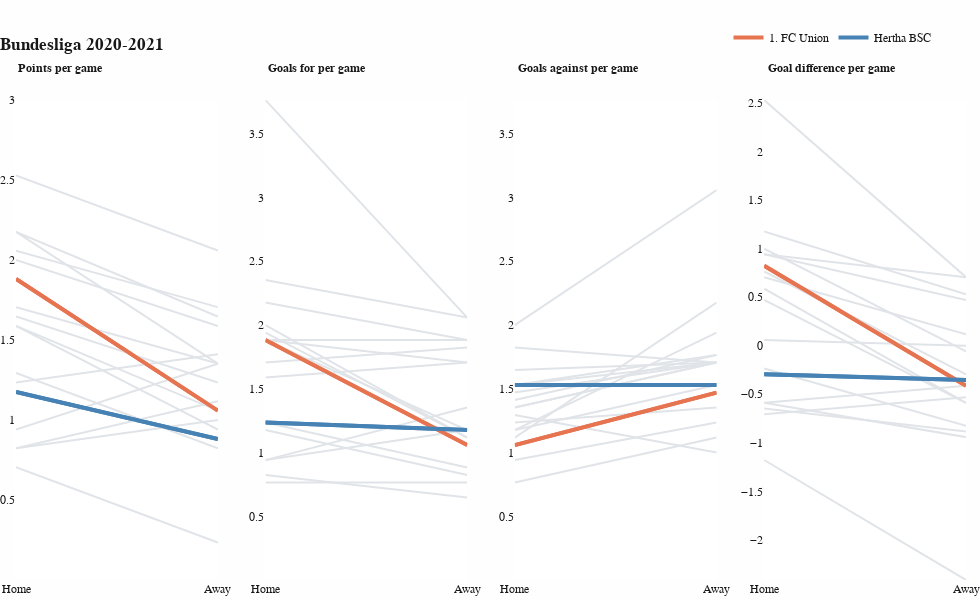

The code cell stored with this chart in its notebook:
### Code cell
### VARIABLES ############################################################################

league = 'Bundesliga'
season = '2020-2021'
hometeam = 'Hertha Berlin'
hometeam_altname = 'Hertha BSC'
awayteam = 'Union Berlin'
awayteam_altname = '1. FC Union'
chosen_style = 'Minimalist'

allPlots(league, season, hometeam, hometeam_altname, awayteam, awayteam_altname, chosen_style)

### Figure 1 — Plotly figure (JSON) as saved in the notebook; plotly's stock layout.template omitted (floating-point values rounded to 4 significant figures)
{"data": [{"hovertemplate": "<b>Bayern Munich</b><br>%{x}: %{y}<extra></extra>", "line": {"color": "#E0E4E8", "width": 2}, "mode": "lines", "name": "Bayern Munich", "showlegend": false, "type": "scatter", "x": [0, 1], "xaxis": "x", "y": [2.529, 2.059], "yaxis": "y"}, {"hovertemplate": "<b>RB Leipzig</b><br>%{x}: %{y}<extra></extra>", "line": {"color": "#E0E4E8", "width": 2}, "mode": "lines", "name": "RB Leipzig", "showlegend": false, "type": "scatter", "x": [0, 1], "xaxis": "x", "y": [2.176, 1.647], "yaxis": "y"}, {"hovertemplate": "<b>Borussia Do…</b><br>%{x}: %{y}<extra></extra>", "line": {"color": "#E0E4E8", "width": 2}, "mode": "lines", "name": "Borussia Do…", "showlegend": false, "type": "scatter", "x": [0, 1], "xaxis": "x", "y": [2.059, 1.706], "yaxis": "y"}, {"hovertemplate": "<b>Wolfsburg</b><br>%{x}: %{y}<extra></extra>", "line": {"color": "#E0E4E8", "width": 2}, "mode": "lines", "name": "Wolfsburg", "showlegend": false, "type": "scatter", "x": [0, 1], "xaxis": "x", "y": [2, 1.588], "yaxis": "y"}, {"hovertemplate": "<b>Eintracht F…</b><br>%{x}: %{y}<extra></extra>", "line": {"color": "#E0E4E8", "width": 2}, "mode": "lines", "name": "Eintracht F…", "showlegend": false, "type": "scatter", "x": [0, 1], "xaxis": "x", "y": [2.176, 1.353], "yaxis": "y"}, {"hovertemplate": "<b>Bayer Lever…</b><br>%{x}: %{y}<extra></extra>", "line": {"color": "#E0E4E8", "width": 2}, "mode": "lines", "name": "Bayer Lever…", "showlegend": false, "type": "scatter", "x": [0, 1], "xaxis": "x", "y": [1.706, 1.353], "yaxis": "y"}, {"hovertemplate": "<b>1. FC Union</b><br>%{x}: %{y}<extra></extra>", "line": {"color": "#E67451", "width": 4}, "mode": "lines", "name": "1. FC Union", "showlegend": true, "type": "scatter", "x": [0, 1], "xaxis": "x", "y": [1.882, 1.059], "yaxis": "y"}, {"hovertemplate": "<b>Borussia M'…</b><br>%{x}: %{y}<extra></extra>", "line": {"color": "#E0E4E8", "width": 2}, "mode": "lines", "name": "Borussia M'…", "showlegend": false, "type": "scatter", "x": [0, 1], "xaxis": "x", "y": [1.647, 1.235], "yaxis": "y"}, {"hovertemplate": "<b>Stuttgart</b><br>%{x}: %{y}<extra></extra>", "line": {"color": "#E0E4E8", "width": 2}, "mode": "lines", "name": "Stuttgart", "showlegend": false, "type": "scatter", "x": [0, 1], "xaxis": "x", "y": [1.235, 1.412], "yaxis": "y"}, {"hovertemplate": "<b>Freiburg</b><br>%{x}: %{y}<extra></extra>", "line": {"color": "#E0E4E8", "width": 2}, "mode": "lines", "name": "Freiburg", "showlegend": false, "type": "scatter", "x": [0, 1], "xaxis": "x", "y": [1.588, 1.059], "yaxis": "y"}, {"hovertemplate": "<b>Hoffenheim</b><br>%{x}: %{y}<extra></extra>", "line": {"color": "#E0E4E8", "width": 2}, "mode": "lines", "name": "Hoffenheim", "showlegend": false, "type": "scatter", "x": [0, 1], "xaxis": "x", "y": [1.588, 0.9412], "yaxis": "y"}, {"hovertemplate": "<b>Mainz</b><br>%{x}: %{y}<extra></extra>", "line": {"color": "#E0E4E8", "width": 2}, "mode": "lines", "name": "Mainz", "showlegend": false, "type": "scatter", "x": [0, 1], "xaxis": "x", "y": [0.9412, 1.353], "yaxis": "y"}, {"hovertemplate": "<b>Augsburg</b><br>%{x}: %{y}<extra></extra>", "line": {"color": "#E0E4E8", "width": 2}, "mode": "lines", "name": "Augsburg", "showlegend": false, "type": "scatter", "x": [0, 1], "xaxis": "x", "y": [1.294, 0.8235], "yaxis": "y"}, {"hovertemplate": "<b>Hertha BSC</b><br>%{x}: %{y}<extra></extra>", "line": {"color": "#4682B4", "width": 4}, "mode": "lines", "name": "Hertha BSC", "showlegend": true, "type": "scatter", "x": [0, 1], "xaxis": "x", "y": [1.176, 0.8824], "yaxis": "y"}, {"hovertemplate": "<b>Arminia Bie…</b><br>%{x}: %{y}<extra></extra>", "line": {"color": "#E0E4E8", "width": 2}, "mode": "lines", "name": "Arminia Bie…", "showlegend": false, "type": "scatter", "x": [0, 1], "xaxis": "x", "y": [1.176, 0.8824], "yaxis": "y"}, {"hovertemplate": "<b>FC Cologne</b><br>%{x}: %{y}<extra></extra>", "line": {"color": "#E0E4E8", "width": 2}, "mode": "lines", "name": "FC Cologne", "showlegend": false, "type": "scatter", "x": [0, 1], "xaxis": "x", "y": [0.8235, 1.118], "yaxis": "y"}, {"hovertemplate": "<b>Werder Bremen</b><br>%{x}: %{y}<extra></extra>", "line": {"color": "#E0E4E8", "width": 2}, "mode": "lines", "name": "Werder Bremen", "showlegend": false, "type": "scatter", "x": [0, 1], "xaxis": "x", "y": [0.8235, 1], "yaxis": "y"}, {"hovertemplate": "<b>Schalke 04</b><br>%{x}: %{y}<extra></extra>", "line": {"color": "#E0E4E8", "width": 2}, "mode": "lines", "name": "Schalke 04", "showlegend": false, "type": "scatter", "x": [0, 1], "xaxis": "x", "y": [0.7059, 0.2353], "yaxis": "y"}, {"hovertemplate": "<b>1. FC Union</b><br>%{x}: %{y}<extra></extra>", "line": {"color": "#E67451", "width": 4}, "mode": "lines", "name": "1. FC Union", "showlegend": false, "type": "scatter", "x": [0, 1], "xaxis": "x", "y": [1.882, 1.059], "yaxis": "y"}, {"hovertemplate": "<b>Hertha BSC</b><br>%{x}: %{y}<extra></extra>", "line": {"color": "#4682B4", "width": 4}, "mode": "lines", "name": "Hertha BSC", "showlegend": false, "type": "scatter", "x": [0, 1], "xaxis": "x", "y": [1.176, 0.8824], "yaxis": "y"}, {"hovertemplate": "<b>Bayern Munich</b><br>%{x}: %{y}<extra></extra>", "line": {"color": "#E0E4E8", "width": 2}, "mode": "lines", "name": "Bayern Munich", "showlegend": false, "type": "scatter", "x": [0, 1], "xaxis": "x2", "y": [3.765, 2.059], "yaxis": "y2"}, {"hovertemplate": "<b>RB Leipzig</b><br>%{x}: %{y}<extra></extra>", "line": {"color": "#E0E4E8", "width": 2}, "mode": "lines", "name": "RB Leipzig", "showlegend": false, "type": "scatter", "x": [0, 1], "xaxis": "x2", "y": [1.706, 1.824], "yaxis": "y2"}, {"hovertemplate": "<b>Borussia Do…</b><br>%{x}: %{y}<extra></extra>", "line": {"color": "#E0E4E8", "width": 2}, "mode": "lines", "name": "Borussia Do…", "showlegend": false, "type": "scatter", "x": [0, 1], "xaxis": "x2", "y": [2.353, 2.059], "yaxis": "y2"}, {"hovertemplate": "<b>Wolfsburg</b><br>%{x}: %{y}<extra></extra>", "line": {"color": "#E0E4E8", "width": 2}, "mode": "lines", "name": "Wolfsburg", "showlegend": false, "type": "scatter", "x": [0, 1], "xaxis": "x2", "y": [1.882, 1.706], "yaxis": "y2"}, {"hovertemplate": "<b>Eintracht F…</b><br>%{x}: %{y}<extra></extra>", "line": {"color": "#E0E4E8", "width": 2}, "mode": "lines", "name": "Eintracht F…", "showlegend": false, "type": "scatter", "x": [0, 1], "xaxis": "x2", "y": [2.176, 1.882], "yaxis": "y2"}, {"hovertemplate": "<b>Bayer Lever…</b><br>%{x}: %{y}<extra></extra>", "line": {"color": "#E0E4E8", "width": 2}, "mode": "lines", "name": "Bayer Lever…", "showlegend": false, "type": "scatter", "x": [0, 1], "xaxis": "x2", "y": [2, 1.118], "yaxis": "y2"}, {"hovertemplate": "<b>1. FC Union</b><br>%{x}: %{y}<extra></extra>", "line": {"color": "#E67451", "width": 4}, "mode": "lines", "name": "1. FC Union", "showlegend": false, "type": "scatter", "x": [0, 1], "xaxis": "x2", "y": [1.882, 1.059], "yaxis": "y2"}, {"hovertemplate": "<b>Borussia M'…</b><br>%{x}: %{y}<extra></extra>", "line": {"color": "#E0E4E8", "width": 2}, "mode": "lines", "name": "Borussia M'…", "showlegend": false, "type": "scatter", "x": [0, 1], "xaxis": "x2", "y": [1.882, 1.882], "yaxis": "y2"}, {"hovertemplate": "<b>Stuttgart</b><br>%{x}: %{y}<extra></extra>", "line": {"color": "#E0E4E8", "width": 2}, "mode": "lines", "name": "Stuttgart", "showlegend": false, "type": "scatter", "x": [0, 1], "xaxis": "x2", "y": [1.588, 1.706], "yaxis": "y2"}, {"hovertemplate": "<b>Freiburg</b><br>%{x}: %{y}<extra></extra>", "line": {"color": "#E0E4E8", "width": 2}, "mode": "lines", "name": "Freiburg", "showlegend": false, "type": "scatter", "x": [0, 1], "xaxis": "x2", "y": [1.941, 1.118], "yaxis": "y2"}, {"hovertemplate": "<b>Hoffenheim</b><br>%{x}: %{y}<extra></extra>", "line": {"color": "#E0E4E8", "width": 2}, "mode": "lines", "name": "Hoffenheim", "showlegend": false, "type": "scatter", "x": [0, 1], "xaxis": "x2", "y": [1.882, 1.176], "yaxis": "y2"}, {"hovertemplate": "<b>Mainz</b><br>%{x}: %{y}<extra></extra>", "line": {"color": "#E0E4E8", "width": 2}, "mode": "lines", "name": "Mainz", "showlegend": false, "type": "scatter", "x": [0, 1], "xaxis": "x2", "y": [0.9412, 1.353], "yaxis": "y2"}, {"hovertemplate": "<b>Augsburg</b><br>%{x}: %{y}<extra></extra>", "line": {"color": "#E0E4E8", "width": 2}, "mode": "lines", "name": "Augsburg", "showlegend": false, "type": "scatter", "x": [0, 1], "xaxis": "x2", "y": [1.235, 0.8824], "yaxis": "y2"}, {"hovertemplate": "<b>Hertha BSC</b><br>%{x}: %{y}<extra></extra>", "line": {"color": "#4682B4", "width": 4}, "mode": "lines", "name": "Hertha BSC", "showlegend": false, "type": "scatter", "x": [0, 1], "xaxis": "x2", "y": [1.235, 1.176], "yaxis": "y2"}, {"hovertemplate": "<b>Arminia Bie…</b><br>%{x}: %{y}<extra></extra>", "line": {"color": "#E0E4E8", "width": 2}, "mode": "lines", "name": "Arminia Bie…", "showlegend": false, "type": "scatter", "x": [0, 1], "xaxis": "x2", "y": [0.7647, 0.7647], "yaxis": "y2"}, {"hovertemplate": "<b>FC Cologne</b><br>%{x}: %{y}<extra></extra>", "line": {"color": "#E0E4E8", "width": 2}, "mode": "lines", "name": "FC Cologne", "showlegend": false, "type": "scatter", "x": [0, 1], "xaxis": "x2", "y": [1.176, 0.8235], "yaxis": "y2"}, {"hovertemplate": "<b>Werder Bremen</b><br>%{x}: %{y}<extra></extra>", "line": {"color": "#E0E4E8", "width": 2}, "mode": "lines", "name": "Werder Bremen", "showlegend": false, "type": "scatter", "x": [0, 1], "xaxis": "x2", "y": [0.9412, 1.176], "yaxis": "y2"}, {"hovertemplate": "<b>Schalke 04</b><br>%{x}: %{y}<extra></extra>", "line": {"color": "#E0E4E8", "width": 2}, "mode": "lines", "name": "Schalke 04", "showlegend": false, "type": "scatter", "x": [0, 1], "xaxis": "x2", "y": [0.8235, 0.6471], "yaxis": "y2"}, {"hovertemplate": "<b>1. FC Union</b><br>%{x}: %{y}<extra></extra>", "line": {"color": "#E67451", "width": 4}, "mode": "lines", "name": "1. FC Union", "showlegend": false, "type": "scatter", "x": [0, 1], "xaxis": "x2", "y": [1.882, 1.059], "yaxis": "y2"}, {"hovertemplate": "<b>Hertha BSC</b><br>%{x}: %{y}<extra></extra>", "line": {"color": "#4682B4", "width": 4}, "mode": "lines", "name": "Hertha BSC", "showlegend": false, "type": "scatter", "x": [0, 1], "xaxis": "x2", "y": [1.235, 1.176], "yaxis": "y2"}, {"hovertemplate": "<b>Bayern Munich</b><br>%{x}: %{y}<extra></extra>", "line": {"color": "#E0E4E8", "width": 2}, "mode": "lines", "name": "Bayern Munich", "showlegend": false, "type": "scatter", "x": [0, 1], "xaxis": "x3", "y": [1.235, 1.353], "yaxis": "y3"}, {"hovertemplate": "<b>RB Leipzig</b><br>%{x}: %{y}<extra></extra>", "line": {"color": "#E0E4E8", "width": 2}, "mode": "lines", "name": "RB Leipzig", "showlegend": false, "type": "scatter", "x": [0, 1], "xaxis": "x3", "y": [0.7647, 1.118], "yaxis": "y3"}, {"hovertemplate": "<b>Borussia Do…</b><br>%{x}: %{y}<extra></extra>", "line": {"color": "#E0E4E8", "width": 2}, "mode": "lines", "name": "Borussia Do…", "showlegend": false, "type": "scatter", "x": [0, 1], "xaxis": "x3", "y": [1.176, 1.529], "yaxis": "y3"}, {"hovertemplate": "<b>Wolfsburg</b><br>%{x}: %{y}<extra></extra>", "line": {"color": "#E0E4E8", "width": 2}, "mode": "lines", "name": "Wolfsburg", "showlegend": false, "type": "scatter", "x": [0, 1], "xaxis": "x3", "y": [0.9412, 1.235], "yaxis": "y3"}, {"hovertemplate": "<b>Eintracht F…</b><br>%{x}: %{y}<extra></extra>", "line": {"color": "#E0E4E8", "width": 2}, "mode": "lines", "name": "Eintracht F…", "showlegend": false, "type": "scatter", "x": [0, 1], "xaxis": "x3", "y": [1.176, 1.941], "yaxis": "y3"}, {"hovertemplate": "<b>Bayer Lever…</b><br>%{x}: %{y}<extra></extra>", "line": {"color": "#E0E4E8", "width": 2}, "mode": "lines", "name": "Bayer Lever…", "showlegend": false, "type": "scatter", "x": [0, 1], "xaxis": "x3", "y": [1.294, 1], "yaxis": "y3"}, {"hovertemplate": "<b>1. FC Union</b><br>%{x}: %{y}<extra></extra>", "line": {"color": "#E67451", "width": 4}, "mode": "lines", "name": "1. FC Union", "showlegend": false, "type": "scatter", "x": [0, 1], "xaxis": "x3", "y": [1.059, 1.471], "yaxis": "y3"}, {"hovertemplate": "<b>Borussia M'…</b><br>%{x}: %{y}<extra></extra>", "line": {"color": "#E0E4E8", "width": 2}, "mode": "lines", "name": "Borussia M'…", "showlegend": false, "type": "scatter", "x": [0, 1], "xaxis": "x3", "y": [1.118, 2.176], "yaxis": "y3"}, {"hovertemplate": "<b>Stuttgart</b><br>%{x}: %{y}<extra></extra>", "line": {"color": "#E0E4E8", "width": 2}, "mode": "lines", "name": "Stuttgart", "showlegend": false, "type": "scatter", "x": [0, 1], "xaxis": "x3", "y": [1.529, 1.706], "yaxis": "y3"}, {"hovertemplate": "<b>Freiburg</b><br>%{x}: %{y}<extra></extra>", "line": {"color": "#E0E4E8", "width": 2}, "mode": "lines", "name": "Freiburg", "showlegend": false, "type": "scatter", "x": [0, 1], "xaxis": "x3", "y": [1.353, 1.706], "yaxis": "y3"}, {"hovertemplate": "<b>Hoffenheim</b><br>%{x}: %{y}<extra></extra>", "line": {"color": "#E0E4E8", "width": 2}, "mode": "lines", "name": "Hoffenheim", "showlegend": false, "type": "scatter", "x": [0, 1], "xaxis": "x3", "y": [1.412, 1.765], "yaxis": "y3"}, {"hovertemplate": "<b>Mainz</b><br>%{x}: %{y}<extra></extra>", "line": {"color": "#E0E4E8", "width": 2}, "mode": "lines", "name": "Mainz", "showlegend": false, "type": "scatter", "x": [0, 1], "xaxis": "x3", "y": [1.529, 1.765], "yaxis": "y3"}, {"hovertemplate": "<b>Augsburg</b><br>%{x}: %{y}<extra></extra>", "line": {"color": "#E0E4E8", "width": 2}, "mode": "lines", "name": "Augsburg", "showlegend": false, "type": "scatter", "x": [0, 1], "xaxis": "x3", "y": [1.471, 1.706], "yaxis": "y3"}, {"hovertemplate": "<b>Hertha BSC</b><br>%{x}: %{y}<extra></extra>", "line": {"color": "#4682B4", "width": 4}, "mode": "lines", "name": "Hertha BSC", "showlegend": false, "type": "scatter", "x": [0, 1], "xaxis": "x3", "y": [1.529, 1.529], "yaxis": "y3"}, {"hovertemplate": "<b>Arminia Bie…</b><br>%{x}: %{y}<extra></extra>", "line": {"color": "#E0E4E8", "width": 2}, "mode": "lines", "name": "Arminia Bie…", "showlegend": false, "type": "scatter", "x": [0, 1], "xaxis": "x3", "y": [1.353, 1.706], "yaxis": "y3"}, {"hovertemplate": "<b>FC Cologne</b><br>%{x}: %{y}<extra></extra>", "line": {"color": "#E0E4E8", "width": 2}, "mode": "lines", "name": "FC Cologne", "showlegend": false, "type": "scatter", "x": [0, 1], "xaxis": "x3", "y": [1.824, 1.706], "yaxis": "y3"}, {"hovertemplate": "<b>Werder Bremen</b><br>%{x}: %{y}<extra></extra>", "line": {"color": "#E0E4E8", "width": 2}, "mode": "lines", "name": "Werder Bremen", "showlegend": false, "type": "scatter", "x": [0, 1], "xaxis": "x3", "y": [1.647, 1.706], "yaxis": "y3"}, {"hovertemplate": "<b>Schalke 04</b><br>%{x}: %{y}<extra></extra>", "line": {"color": "#E0E4E8", "width": 2}, "mode": "lines", "name": "Schalke 04", "showlegend": false, "type": "scatter", "x": [0, 1], "xaxis": "x3", "y": [2, 3.059], "yaxis": "y3"}, {"hovertemplate": "<b>1. FC Union</b><br>%{x}: %{y}<extra></extra>", "line": {"color": "#E67451", "width": 4}, "mode": "lines", "name": "1. FC Union", "showlegend": false, "type": "scatter", "x": [0, 1], "xaxis": "x3", "y": [1.059, 1.471], "yaxis": "y3"}, {"hovertemplate": "<b>Hertha BSC</b><br>%{x}: %{y}<extra></extra>", "line": {"color": "#4682B4", "width": 4}, "mode": "lines", "name": "Hertha BSC", "showlegend": false, "type": "scatter", "x": [0, 1], "xaxis": "x3", "y": [1.529, 1.529], "yaxis": "y3"}, {"hovertemplate": "<b>Bayern Munich</b><br>%{x}: %{y}<extra></extra>", "line": {"color": "#E0E4E8", "width": 2}, "mode": "lines", "name": "Bayern Munich", "showlegend": false, "type": "scatter", "x": [0, 1], "xaxis": "x4", "y": [2.529, 0.7059], "yaxis": "y4"}, {"hovertemplate": "<b>RB Leipzig</b><br>%{x}: %{y}<extra></extra>", "line": {"color": "#E0E4E8", "width": 2}, "mode": "lines", "name": "RB Leipzig", "showlegend": false, "type": "scatter", "x": [0, 1], "xaxis": "x4", "y": [0.9412, 0.7059], "yaxis": "y4"}, {"hovertemplate": "<b>Borussia Do…</b><br>%{x}: %{y}<extra></extra>", "line": {"color": "#E0E4E8", "width": 2}, "mode": "lines", "name": "Borussia Do…", "showlegend": false, "type": "scatter", "x": [0, 1], "xaxis": "x4", "y": [1.176, 0.5294], "yaxis": "y4"}, {"hovertemplate": "<b>Wolfsburg</b><br>%{x}: %{y}<extra></extra>", "line": {"color": "#E0E4E8", "width": 2}, "mode": "lines", "name": "Wolfsburg", "showlegend": false, "type": "scatter", "x": [0, 1], "xaxis": "x4", "y": [0.9412, 0.4706], "yaxis": "y4"}, {"hovertemplate": "<b>Eintracht F…</b><br>%{x}: %{y}<extra></extra>", "line": {"color": "#E0E4E8", "width": 2}, "mode": "lines", "name": "Eintracht F…", "showlegend": false, "type": "scatter", "x": [0, 1], "xaxis": "x4", "y": [1, -0.05882], "yaxis": "y4"}, {"hovertemplate": "<b>Bayer Lever…</b><br>%{x}: %{y}<extra></extra>", "line": {"color": "#E0E4E8", "width": 2}, "mode": "lines", "name": "Bayer Lever…", "showlegend": false, "type": "scatter", "x": [0, 1], "xaxis": "x4", "y": [0.7059, 0.1176], "yaxis": "y4"}, {"hovertemplate": "<b>1. FC Union</b><br>%{x}: %{y}<extra></extra>", "line": {"color": "#E67451", "width": 4}, "mode": "lines", "name": "1. FC Union", "showlegend": false, "type": "scatter", "x": [0, 1], "xaxis": "x4", "y": [0.8235, -0.4118], "yaxis": "y4"}, {"hovertemplate": "<b>Borussia M'…</b><br>%{x}: %{y}<extra></extra>", "line": {"color": "#E0E4E8", "width": 2}, "mode": "lines", "name": "Borussia M'…", "showlegend": false, "type": "scatter", "x": [0, 1], "xaxis": "x4", "y": [0.7647, -0.2941], "yaxis": "y4"}, {"hovertemplate": "<b>Stuttgart</b><br>%{x}: %{y}<extra></extra>", "line": {"color": "#E0E4E8", "width": 2}, "mode": "lines", "name": "Stuttgart", "showlegend": false, "type": "scatter", "x": [0, 1], "xaxis": "x4", "y": [0.05882, 0], "yaxis": "y4"}, {"hovertemplate": "<b>Freiburg</b><br>%{x}: %{y}<extra></extra>", "line": {"color": "#E0E4E8", "width": 2}, "mode": "lines", "name": "Freiburg", "showlegend": false, "type": "scatter", "x": [0, 1], "xaxis": "x4", "y": [0.5882, -0.5882], "yaxis": "y4"}, {"hovertemplate": "<b>Hoffenheim</b><br>%{x}: %{y}<extra></extra>", "line": {"color": "#E0E4E8", "width": 2}, "mode": "lines", "name": "Hoffenheim", "showlegend": false, "type": "scatter", "x": [0, 1], "xaxis": "x4", "y": [0.4706, -0.5882], "yaxis": "y4"}, {"hovertemplate": "<b>Mainz</b><br>%{x}: %{y}<extra></extra>", "line": {"color": "#E0E4E8", "width": 2}, "mode": "lines", "name": "Mainz", "showlegend": false, "type": "scatter", "x": [0, 1], "xaxis": "x4", "y": [-0.5882, -0.4118], "yaxis": "y4"}, {"hovertemplate": "<b>Augsburg</b><br>%{x}: %{y}<extra></extra>", "line": {"color": "#E0E4E8", "width": 2}, "mode": "lines", "name": "Augsburg", "showlegend": false, "type": "scatter", "x": [0, 1], "xaxis": "x4", "y": [-0.2353, -0.8235], "yaxis": "y4"}, {"hovertemplate": "<b>Hertha BSC</b><br>%{x}: %{y}<extra></extra>", "line": {"color": "#4682B4", "width": 4}, "mode": "lines", "name": "Hertha BSC", "showlegend": false, "type": "scatter", "x": [0, 1], "xaxis": "x4", "y": [-0.2941, -0.3529], "yaxis": "y4"}, {"hovertemplate": "<b>Arminia Bie…</b><br>%{x}: %{y}<extra></extra>", "line": {"color": "#E0E4E8", "width": 2}, "mode": "lines", "name": "Arminia Bie…", "showlegend": false, "type": "scatter", "x": [0, 1], "xaxis": "x4", "y": [-0.5882, -0.9412], "yaxis": "y4"}, {"hovertemplate": "<b>FC Cologne</b><br>%{x}: %{y}<extra></extra>", "line": {"color": "#E0E4E8", "width": 2}, "mode": "lines", "name": "FC Cologne", "showlegend": false, "type": "scatter", "x": [0, 1], "xaxis": "x4", "y": [-0.6471, -0.8824], "yaxis": "y4"}, {"hovertemplate": "<b>Werder Bremen</b><br>%{x}: %{y}<extra></extra>", "line": {"color": "#E0E4E8", "width": 2}, "mode": "lines", "name": "Werder Bremen", "showlegend": false, "type": "scatter", "x": [0, 1], "xaxis": "x4", "y": [-0.7059, -0.5294], "yaxis": "y4"}, {"hovertemplate": "<b>Schalke 04</b><br>%{x}: %{y}<extra></extra>", "line": {"color": "#E0E4E8", "width": 2}, "mode": "lines", "name": "Schalke 04", "showlegend": false, "type": "scatter", "x": [0, 1], "xaxis": "x4", "y": [-1.176, -2.412], "yaxis": "y4"}, {"hovertemplate": "<b>1. FC Union</b><br>%{x}: %{y}<extra></extra>", "line": {"color": "#E67451", "width": 4}, "mode": "lines", "name": "1. FC Union", "showlegend": false, "type": "scatter", "x": [0, 1], "xaxis": "x4", "y": [0.8235, -0.4118], "yaxis": "y4"}, {"hovertemplate": "<b>Hertha BSC</b><br>%{x}: %{y}<extra></extra>", "line": {"color": "#4682B4", "width": 4}, "mode": "lines", "name": "Hertha BSC", "showlegend": false, "type": "scatter", "x": [0, 1], "xaxis": "x4", "y": [-0.2941, -0.3529], "yaxis": "y4"}], "layout": {"annotations": [{"font": {"size": 12}, "showarrow": false, "text": "<b>Points per game</b>", "x": 0, "xanchor": "left", "xref": "paper", "y": 1.05, "yanchor": "bottom", "yref": "paper"}, {"font": {"size": 12}, "showarrow": false, "text": "<b>Goals for per game</b>", "x": 0.2632, "xanchor": "left", "xref": "paper", "y": 1.05, "yanchor": "bottom", "yref": "paper"}, {"font": {"size": 12}, "showarrow": false, "text": "<b>Goals against per game</b>", "x": 0.5263, "xanchor": "left", "xref": "paper", "y": 1.05, "yanchor": "bottom", "yref": "paper"}, {"font": {"size": 12}, "showarrow": false, "text": "<b>Goal difference per game</b>", "x": 0.7895, "xanchor": "left", "xref": "paper", "y": 1.05, "yanchor": "bottom", "yref": "paper"}], "font": {"color": "#181818", "family": "Arial"}, "height": 600, "hoverlabel": {"bgcolor": "#FEFEFE", "font": {"family": "Consolas", "size": 12}}, "legend": {"orientation": "h", "x": 0.75, "xanchor": "left", "y": 1.1, "yanchor": "bottom"}, "margin": {"b": 20, "l": 1, "r": 0, "t": 100}, "paper_bgcolor": "#FEFEFE", "plot_bgcolor": "#FFFFFF", "title": {"text": "<b>Bundesliga 2020-2021</b></br></br>", "x": 0}, "width": 980, "xaxis": {"anchor": "y", "autorange": true, "domain": [0, 0.2125], "range": [0, 1], "tickmode": "array", "ticktext": ["Home", "Away"], "tickvals": [0, 1], "type": "linear"}, "xaxis2": {"anchor": "y2", "autorange": true, "domain": [0.2625, 0.475], "range": [0, 1], "tickmode": "array", "ticktext": ["Home", "Away"], "tickvals": [0, 1], "type": "linear"}, "xaxis3": {"anchor": "y3", "autorange": true, "domain": [0.525, 0.7375], "range": [0, 1], "tickmode": "array", "ticktext": ["Home", "Away"], "tickvals": [0, 1], "type": "linear"}, "xaxis4": {"anchor": "y4", "autorange": true, "domain": [0.7875, 1], "range": [0, 1], "tickmode": "array", "ticktext": ["Home", "Away"], "tickvals": [0, 1], "type": "linear"}, "yaxis": {"anchor": "x", "domain": [0, 1], "range": [0.001, 3], "type": "linear"}, "yaxis2": {"anchor": "x2", "domain": [0, 1], "range": [0.001, 3.765], "type": "linear"}, "yaxis3": {"anchor": "x3", "domain": [0, 1], "range": [0.001, 3.765], "type": "linear"}, "yaxis4": {"anchor": "x4", "domain": [0, 1], "range": [-2.412, 2.529], "type": "linear"}}}
